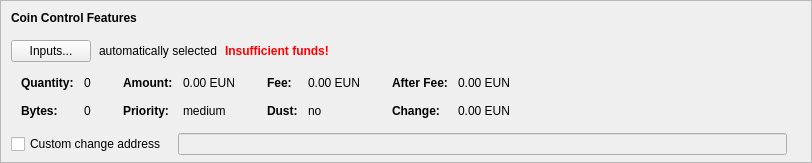
    <widget class="QFrame" name="frameCoinControl">
     <property name="sizePolicy">
      <sizepolicy hsizetype="Expanding" vsizetype="Expanding">
       <horstretch>0</horstretch>
       <verstretch>0</verstretch>
      </sizepolicy>
     </property>
     <property name="maximumSize">
      <size>
       <width>16777215</width>
       <height>16777215</height>
      </size>
     </property>
     <property name="frameShape">
      <enum>QFrame::StyledPanel</enum>
     </property>
     <property name="frameShadow">
      <enum>QFrame::Sunken</enum>
     </property>
     <layout class="QVBoxLayout" name="verticalLayoutCoinControl2">
      <property name="spacing">
       <number>0</number>
      </property>
      <property name="leftMargin">
       <number>0</number>
      </property>
      <property name="topMargin">
       <number>0</number>
      </property>
      <property name="rightMargin">
       <number>0</number>
      </property>
      <property name="bottomMargin">
       <number>6</number>
      </property>
      <item>
       <layout class="QVBoxLayout" name="verticalLayoutCoinControl" stretch="0,0,0,0,1">
        <property name="spacing">
         <number>0</number>
        </property>
        <property name="leftMargin">
         <number>10</number>
        </property>
        <property name="topMargin">
         <number>10</number>
        </property>
        <item>
         <layout class="QHBoxLayout" name="horizontalLayoutCoinControl1">
          <property name="bottomMargin">
           <number>15</number>
          </property>
          <item>
           <widget class="QLabel" name="labelCoinControlFeatures">
            <property name="sizePolicy">
             <sizepolicy hsizetype="Preferred" vsizetype="Maximum">
              <horstretch>0</horstretch>
              <verstretch>0</verstretch>
             </sizepolicy>
            </property>
            <property name="font">
             <font>
              <weight>75</weight>
              <bold>true</bold>
             </font>
            </property>
            <property name="styleSheet">
             <string notr="true">font-weight:bold;</string>
            </property>
            <property name="text">
             <string>Coin Control Features</string>
            </property>
           </widget>
          </item>
         </layout>
        </item>
        <item>
         <layout class="QHBoxLayout" name="horizontalLayoutCoinControl2" stretch="0,0,0,0">
          <property name="spacing">
           <number>8</number>
          </property>
          <property name="bottomMargin">
           <number>10</number>
          </property>
          <item>
           <widget class="QPushButton" name="pushButtonCoinControl">
            <property name="styleSheet">
             <string notr="true"/>
            </property>
            <property name="text">
             <string>Inputs...</string>
            </property>
            <property name="autoDefault">
             <bool>false</bool>
            </property>
           </widget>
          </item>
          <item>
           <widget class="QLabel" name="labelCoinControlAutomaticallySelected">
            <property name="text">
             <string>automatically selected</string>
            </property>
            <property name="margin">
             <number>5</number>
            </property>
           </widget>
          </item>
          <item>
           <widget class="QLabel" name="labelCoinControlInsuffFunds">
            <property name="font">
             <font>
              <weight>75</weight>
              <bold>true</bold>
             </font>
            </property>
            <property name="styleSheet">
             <string notr="true">color:red;font-weight:bold;</string>
            </property>
            <property name="text">
             <string>Insufficient funds!</string>
            </property>
            <property name="margin">
             <number>5</number>
            </property>
           </widget>
          </item>
          <item>
           <spacer name="horizontalSpacerCoinControl">
            <property name="orientation">
             <enum>Qt::Horizontal</enum>
            </property>
            <property name="sizeHint" stdset="0">
             <size>
              <width>40</width>
              <height>1</height>
             </size>
            </property>
           </spacer>
          </item>
         </layout>
        </item>
        <item>
         <widget class="QWidget" name="widgetCoinControl" native="true">
          <property name="sizePolicy">
           <sizepolicy hsizetype="Preferred" vsizetype="Preferred">
            <horstretch>0</horstretch>
            <verstretch>0</verstretch>
           </sizepolicy>
          </property>
          <property name="minimumSize">
           <size>
            <width>0</width>
            <height>0</height>
           </size>
          </property>
          <property name="styleSheet">
           <string notr="true"/>
          </property>
          <layout class="QHBoxLayout" name="horizontalLayoutCoinControl5">
           <property name="leftMargin">
            <number>0</number>
           </property>
           <property name="topMargin">
            <number>0</number>
           </property>
           <property name="rightMargin">
            <number>0</number>
           </property>
           <property name="bottomMargin">
            <number>0</number>
           </property>
           <item>
            <layout class="QHBoxLayout" name="horizontalLayoutCoinControl3" stretch="0,0,0,1">
             <property name="spacing">
              <number>20</number>
             </property>
             <property name="topMargin">
              <number>0</number>
             </property>
             <property name="bottomMargin">
              <number>10</number>
             </property>
             <item>
              <layout class="QFormLayout" name="formLayoutCoinControl1">
               <property name="horizontalSpacing">
                <number>10</number>
               </property>
               <property name="verticalSpacing">
                <number>14</number>
               </property>
               <property name="leftMargin">
                <number>10</number>
               </property>
               <property name="topMargin">
                <number>4</number>
               </property>
               <property name="rightMargin">
                <number>6</number>
               </property>
               <item row="0" column="0">
                <widget class="QLabel" name="labelCoinControlQuantityText">
                 <property name="font">
                  <font>
                   <weight>75</weight>
                   <bold>true</bold>
                  </font>
                 </property>
                 <property name="text">
                  <string>Quantity:</string>
                 </property>
                 <property name="margin">
                  <number>0</number>
                 </property>
                </widget>
               </item>
               <item row="0" column="1">
                <widget class="QLabel" name="labelCoinControlQuantity">
                 <property name="cursor">
                  <cursorShape>IBeamCursor</cursorShape>
                 </property>
                 <property name="contextMenuPolicy">
                  <enum>Qt::ActionsContextMenu</enum>
                 </property>
                 <property name="text">
                  <string notr="true">0</string>
                 </property>
                 <property name="margin">
                  <number>0</number>
                 </property>
                 <property name="textInteractionFlags">
                  <set>Qt::LinksAccessibleByMouse|Qt::TextSelectableByKeyboard|Qt::TextSelectableByMouse</set>
                 </property>
                </widget>
               </item>
               <item row="1" column="0">
                <widget class="QLabel" name="labelCoinControlBytesText">
                 <property name="font">
                  <font>
                   <weight>75</weight>
                   <bold>true</bold>
                  </font>
                 </property>
                 <property name="text">
                  <string>Bytes:</string>
                 </property>
                </widget>
               </item>
               <item row="1" column="1">
                <widget class="QLabel" name="labelCoinControlBytes">
                 <property name="cursor">
                  <cursorShape>IBeamCursor</cursorShape>
                 </property>
                 <property name="contextMenuPolicy">
                  <enum>Qt::ActionsContextMenu</enum>
                 </property>
                 <property name="text">
                  <string notr="true">0</string>
                 </property>
                 <property name="textInteractionFlags">
                  <set>Qt::LinksAccessibleByMouse|Qt::TextSelectableByKeyboard|Qt::TextSelectableByMouse</set>
                 </property>
                </widget>
               </item>
              </layout>
             </item>
             <item>
              <layout class="QFormLayout" name="formLayoutCoinControl2">
               <property name="horizontalSpacing">
                <number>10</number>
               </property>
               <property name="verticalSpacing">
                <number>14</number>
               </property>
               <property name="leftMargin">
                <number>6</number>
               </property>
               <property name="topMargin">
                <number>4</number>
               </property>
               <property name="rightMargin">
                <number>6</number>
               </property>
               <item row="0" column="0">
                <widget class="QLabel" name="labelCoinControlAmountText">
                 <property name="font">
                  <font>
                   <weight>75</weight>
                   <bold>true</bold>
                  </font>
                 </property>
                 <property name="text">
                  <string>Amount:</string>
                 </property>
                 <property name="margin">
                  <number>0</number>
                 </property>
                </widget>
               </item>
               <item row="0" column="1">
                <widget class="QLabel" name="labelCoinControlAmount">
                 <property name="cursor">
                  <cursorShape>IBeamCursor</cursorShape>
                 </property>
                 <property name="contextMenuPolicy">
                  <enum>Qt::ActionsContextMenu</enum>
                 </property>
                 <property name="text">
                  <string notr="true">0.00 EUN</string>
                 </property>
                 <property name="textInteractionFlags">
                  <set>Qt::LinksAccessibleByMouse|Qt::TextSelectableByKeyboard|Qt::TextSelectableByMouse</set>
                 </property>
                </widget>
               </item>
               <item row="1" column="0">
                <widget class="QLabel" name="labelCoinControlPriorityText">
                 <property name="font">
                  <font>
                   <weight>75</weight>
                   <bold>true</bold>
                  </font>
                 </property>
                 <property name="text">
                  <string>Priority:</string>
                 </property>
                </widget>
               </item>
               <item row="1" column="1">
                <widget class="QLabel" name="labelCoinControlPriority">
                 <property name="cursor">
                  <cursorShape>IBeamCursor</cursorShape>
                 </property>
                 <property name="contextMenuPolicy">
                  <enum>Qt::ActionsContextMenu</enum>
                 </property>
                 <property name="text">
                  <string notr="true">medium</string>
                 </property>
                 <property name="textInteractionFlags">
                  <set>Qt::LinksAccessibleByMouse|Qt::TextSelectableByKeyboard|Qt::TextSelectableByMouse</set>
                 </property>
                </widget>
               </item>
              </layout>
             </item>
             <item>
              <layout class="QFormLayout" name="formLayoutCoinControl3">
               <property name="horizontalSpacing">
                <number>10</number>
               </property>
               <property name="verticalSpacing">
                <number>14</number>
               </property>
               <property name="leftMargin">
                <number>6</number>
               </property>
               <property name="topMargin">
                <number>4</number>
               </property>
               <property name="rightMargin">
                <number>6</number>
               </property>
               <item row="0" column="0">
                <widget class="QLabel" name="labelCoinControlFeeText">
                 <property name="font">
                  <font>
                   <weight>75</weight>
                   <bold>true</bold>
                  </font>
                 </property>
                 <property name="text">
                  <string>Fee:</string>
                 </property>
                 <property name="margin">
                  <number>0</number>
                 </property>
                </widget>
               </item>
               <item row="0" column="1">
                <widget class="QLabel" name="labelCoinControlFee">
                 <property name="cursor">
                  <cursorShape>IBeamCursor</cursorShape>
                 </property>
                 <property name="contextMenuPolicy">
                  <enum>Qt::ActionsContextMenu</enum>
                 </property>
                 <property name="text">
                  <string notr="true">0.00 EUN</string>
                 </property>
                 <property name="textInteractionFlags">
                  <set>Qt::LinksAccessibleByMouse|Qt::TextSelectableByKeyboard|Qt::TextSelectableByMouse</set>
                 </property>
                </widget>
               </item>
               <item row="1" column="0">
                <widget class="QLabel" name="labelCoinControlLowOutputText">
                 <property name="font">
                  <font>
                   <weight>75</weight>
                   <bold>true</bold>
                  </font>
                 </property>
                 <property name="text">
                  <string>Dust:</string>
                 </property>
                </widget>
               </item>
               <item row="1" column="1">
                <widget class="QLabel" name="labelCoinControlLowOutput">
                 <property name="cursor">
                  <cursorShape>IBeamCursor</cursorShape>
                 </property>
                 <property name="contextMenuPolicy">
                  <enum>Qt::ActionsContextMenu</enum>
                 </property>
                 <property name="text">
                  <string notr="true">no</string>
                 </property>
                 <property name="textInteractionFlags">
                  <set>Qt::LinksAccessibleByMouse|Qt::TextSelectableByKeyboard|Qt::TextSelectableByMouse</set>
                 </property>
                </widget>
               </item>
              </layout>
             </item>
             <item>
              <layout class="QFormLayout" name="formLayoutCoinControl4">
               <property name="horizontalSpacing">
                <number>10</number>
               </property>
               <property name="verticalSpacing">
                <number>14</number>
               </property>
               <property name="leftMargin">
                <number>6</number>
               </property>
               <property name="topMargin">
                <number>4</number>
               </property>
               <property name="rightMargin">
                <number>6</number>
               </property>
               <item row="0" column="0">
                <widget class="QLabel" name="labelCoinControlAfterFeeText">
                 <property name="font">
                  <font>
                   <weight>75</weight>
                   <bold>true</bold>
                  </font>
                 </property>
                 <property name="text">
                  <string>After Fee:</string>
                 </property>
                 <property name="margin">
                  <number>0</number>
                 </property>
                </widget>
               </item>
               <item row="0" column="1">
                <widget class="QLabel" name="labelCoinControlAfterFee">
                 <property name="cursor">
                  <cursorShape>IBeamCursor</cursorShape>
                 </property>
                 <property name="contextMenuPolicy">
                  <enum>Qt::ActionsContextMenu</enum>
                 </property>
                 <property name="text">
                  <string notr="true">0.00 EUN</string>
                 </property>
                 <property name="textInteractionFlags">
                  <set>Qt::LinksAccessibleByMouse|Qt::TextSelectableByKeyboard|Qt::TextSelectableByMouse</set>
                 </property>
                </widget>
               </item>
               <item row="1" column="0">
                <widget class="QLabel" name="labelCoinControlChangeText">
                 <property name="font">
                  <font>
                   <weight>75</weight>
                   <bold>true</bold>
                  </font>
                 </property>
                 <property name="text">
                  <string>Change:</string>
                 </property>
                </widget>
               </item>
               <item row="1" column="1">
                <widget class="QLabel" name="labelCoinControlChange">
                 <property name="cursor">
                  <cursorShape>IBeamCursor</cursorShape>
                 </property>
                 <property name="contextMenuPolicy">
                  <enum>Qt::ActionsContextMenu</enum>
                 </property>
                 <property name="text">
                  <string notr="true">0.00 EUN</string>
                 </property>
                 <property name="textInteractionFlags">
                  <set>Qt::LinksAccessibleByMouse|Qt::TextSelectableByKeyboard|Qt::TextSelectableByMouse</set>
                 </property>
                </widget>
               </item>
              </layout>
             </item>
            </layout>
           </item>
          </layout>
         </widget>
        </item>
        <item>
         <layout class="QHBoxLayout" name="horizontalLayoutCoinControl4" stretch="0,0,0">
          <property name="spacing">
           <number>12</number>
          </property>
          <property name="sizeConstraint">
           <enum>QLayout::SetDefaultConstraint</enum>
          </property>
          <property name="topMargin">
           <number>5</number>
          </property>
          <property name="rightMargin">
           <number>5</number>
          </property>
          <item>
           <widget class="QCheckBox" name="checkBoxCoinControlChange">
            <property name="toolTip">
             <string>If this is activated, but the change address is empty or invalid, change will be sent to a newly generated address.</string>
            </property>
            <property name="text">
             <string>Custom change address</string>
            </property>
           </widget>
          </item>
          <item>
           <widget class="QValidatedLineEdit" name="lineEditCoinControlChange">
            <property name="enabled">
             <bool>false</bool>
            </property>
            <property name="sizePolicy">
             <sizepolicy hsizetype="Expanding" vsizetype="Fixed">
              <horstretch>0</horstretch>
              <verstretch>0</verstretch>
             </sizepolicy>
            </property>
           </widget>
          </item>
          <item>
           <widget class="QLabel" name="labelCoinControlChangeLabel">
            <property name="sizePolicy">
             <sizepolicy hsizetype="Preferred" vsizetype="Expanding">
              <horstretch>0</horstretch>
              <verstretch>0</verstretch>
             </sizepolicy>
            </property>
            <property name="minimumSize">
             <size>
              <width>0</width>
              <height>0</height>
             </size>
            </property>
            <property name="text">
             <string/>
            </property>
            <property name="margin">
             <number>3</number>
            </property>
           </widget>
          </item>
         </layout>
        </item>
        <item>
         <spacer name="verticalSpacerCoinControl">
          <property name="orientation">
           <enum>Qt::Vertical</enum>
          </property>
          <property name="sizeHint" stdset="0">
           <size>
            <width>800</width>
            <height>1</height>
           </size>
          </property>
         </spacer>
        </item>
       </layout>
      </item>
     </layout>
    </widget>
